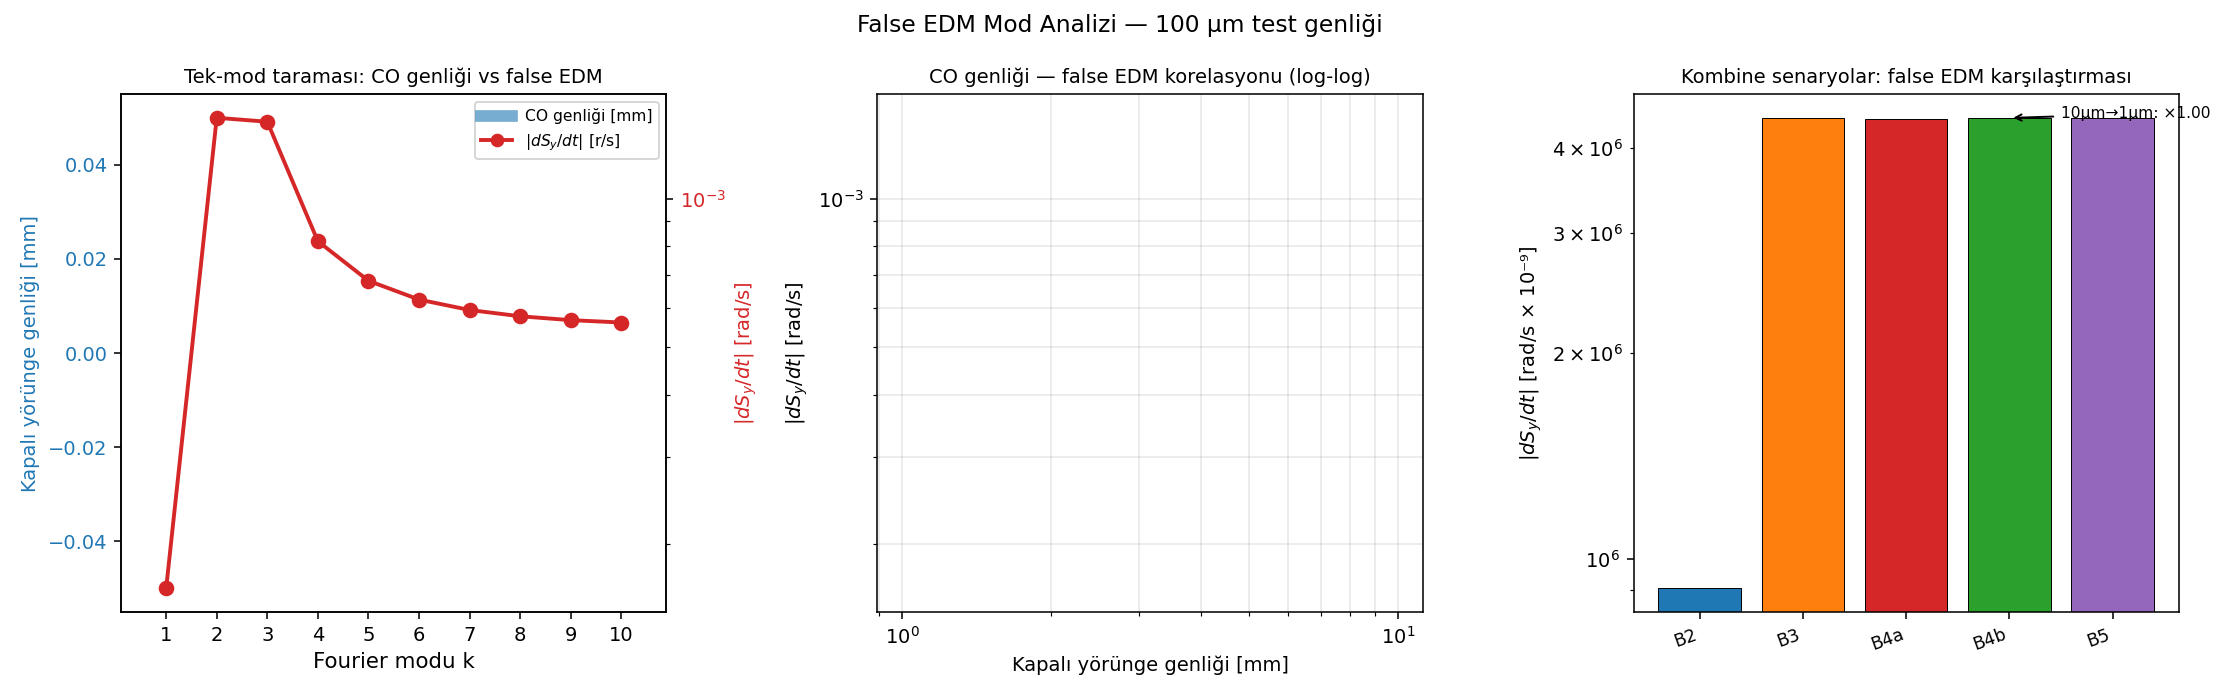

This figure's Python source:
#!/usr/bin/env python3
"""test_false_edm_modes.py — Fourier mod başına false EDM taraması ve kombine testler.

Dört bölüm:
  1. k=1..10 tek-mod taraması (her mod 100μm cos)
     → CO genliği [mm] + |dSy/dt| [rad/s], aralarındaki korelasyon
  2. k=1..10 aynı anda, 100μm rastgele fazlar → tek false EDM değeri
  3. k=1,2,3=0μm, k=4..10=100μm → false EDM (sadece yüksek-k katkısı)
  4. [Dünkü test tekrarı]
     k=1,2,3=10μm + k=4..10=100μm → k=1,2,3=1μm: neden %20-30 değişim?

Kapalı yörünge araması params.json["use_closed_orbit"] ile kontrol edilir.
"""

import json, os, sys, time
import numpy as np

sys.path.insert(0, os.path.dirname(os.path.abspath(__file__)))
os.chdir(os.path.dirname(os.path.abspath(__file__)))

from false_edm_mode_scan import (
    setup_fields, find_closed_orbit, _make_state, _run_one_k, run_scan, C
)
from fourier_reconstruct import fodo_basis

A100 = 100e-6   # 100 μm test genliği
A10  = 10e-6    # 10 μm
A1   = 1e-6     # 1 μm


# ─────────────────────────────────────────────────────────────────────────────
# Yardımcı: çoklu-mod quad_dy oluşturma
# ─────────────────────────────────────────────────────────────────────────────

def build_dy(mode_specs, n_q, antisym=True):
    """mode_specs: [(k, amp_cos, amp_sin), ...] → quad_dy [m]"""
    dy = np.zeros(n_q)
    for k, ac, asn in mode_specs:
        Fk, _ = fodo_basis(n_q, [k], antisym)
        dy += Fk[:, 0] * ac + Fk[:, 1] * asn
    return dy


# ─────────────────────────────────────────────────────────────────────────────
# Paralel worker: tam quad_dy vektörü → false EDM
# ─────────────────────────────────────────────────────────────────────────────

def _combo_worker(task):
    """Worker for multi-mode scenarios. Her alt-süreç bağımsız."""
    label, dy_list, use_co, t2, steps = task

    import os, sys, json, time
    import numpy as np
    sys.path.insert(0, os.path.dirname(os.path.abspath(__file__)))
    os.chdir(os.path.dirname(os.path.abspath(__file__)))
    from integrator import integrate_particle
    from false_edm_mode_scan import setup_fields, find_closed_orbit, _make_state, C

    with open("params.json") as fh:
        config = json.load(fh)

    dy_vec = np.asarray(dy_list)
    fields, _, beta0, R0, p_mag, direction = setup_fields(config)
    dt = float(config.get("dt", 1e-11))
    circ = (2*np.pi*R0 + 4*fields.nFODO*fields.driftLen
            + 2*fields.nFODO*fields.quadLen)
    T_rev = circ / (beta0 * C)

    t0 = time.time()
    if use_co:
        v_co, _ = find_closed_orbit(fields, p_mag, direction, dy_vec,
                                    dt, T_rev, n_turns=60)
        co_mm = float(np.hypot(v_co[0], v_co[1]) * 1e3)
        y_launch = _make_state(v_co, p_mag, direction, [0.0, 0.0, direction])
    else:
        co_mm = float("nan")
        y_launch = [0.0, 0.0, 0.0, 0.0, 0.0,
                    p_mag * direction, 0.0, 0.0, direction]

    fields.poincare_quad_index = 0.0
    _, poin, poin_t = integrate_particle(
        y_launch, 0.0, t2, dt, fields=fields,
        return_steps=steps, quad_dy=dy_vec)

    sy = np.asarray(poin[:, 7], float)
    ts = np.asarray(poin_t, float)
    slope = float(np.polyfit(ts, sy, 1)[0])
    return (label, slope, co_mm, time.time() - t0)


# ─────────────────────────────────────────────────────────────────────────────
# Bölüm 1 — Tek-mod taraması
# ─────────────────────────────────────────────────────────────────────────────

def run_single_mode_scan(config, use_co, t2, steps):
    """k=1..10, her biri 100μm cos → CO genliği ve |dSy/dt|."""
    print("\n" + "="*68)
    print("  BÖLÜM 1 — TEK-MOD TARAMASI  k=1..10,  A=100 μm cos")
    print(f"  use_closed_orbit = {use_co}")
    print("="*68)

    results, _ = run_scan(
        k_list=list(range(1, 11)),
        amp_coef=A100,
        t2=t2,
        return_steps=steps,
        do_co=use_co,
        co_turns=60,
    )
    return results


# ─────────────────────────────────────────────────────────────────────────────
# Bölüm 2-4 — Kombine senaryolar
# ─────────────────────────────────────────────────────────────────────────────

def run_combo_tests(config, n_q, antisym, use_co, t2, steps):
    """Çoklu-mod test senaryoları paralel çalışır."""
    rng = np.random.default_rng(99)
    phases = rng.uniform(0, 2 * np.pi, 10)  # rastgele faz, seed=99

    # ── Senaryo tanımları ────────────────────────────────────────────────────
    combos = {}

    # B2: tüm k=1..10, 100μm, rastgele faz (seed=99)
    combos["B2: k=1..10 rastgele faz (100μm)"] = build_dy(
        [(k, A100 * np.cos(phases[k-1]), A100 * np.sin(phases[k-1]))
         for k in range(1, 11)], n_q, antisym)

    # B3: k=1,2,3=0, k=4..10=100μm cos
    combos["B3: k=4..10=100μm (k=1,2,3=0)"] = build_dy(
        [(k, A100, 0.0) for k in range(4, 11)], n_q, antisym)

    # B4a: k=1,2,3=10μm, k=4..10=100μm  [dünkü başlangıç]
    combos["B4a: k=1..3=10μm, k=4..10=100μm"] = build_dy(
        [(k, A10, 0.0) for k in [1, 2, 3]] +
        [(k, A100, 0.0) for k in range(4, 11)], n_q, antisym)

    # B4b: k=1,2,3=1μm, k=4..10=100μm   [dünkü "azaltılmış"]
    combos["B4b: k=1..3=1μm,  k=4..10=100μm"] = build_dy(
        [(k, A1, 0.0) for k in [1, 2, 3]] +
        [(k, A100, 0.0) for k in range(4, 11)], n_q, antisym)

    # B5: k=1,2,3=0 (mükemmel düzeltme), k=4..10=100μm — üst sınır kontrolü
    combos["B5: k=1..3=0,    k=4..10=100μm"] = build_dy(
        [(k, A100, 0.0) for k in range(4, 11)], n_q, antisym)
    # (B5 == B3: aynı dy vektörü — kasıtlı olarak tutuldu, kontrol amaçlı)

    print("\n" + "="*68)
    print("  BÖLÜM 2-4 — KOMBİNE SENARYOLAR")
    print(f"  use_closed_orbit = {use_co}")
    for lbl, dy in combos.items():
        rms = np.sqrt(np.mean(dy**2)) * 1e6
        print(f"  {lbl:45s}  rms={rms:.1f}μm")
    print("="*68)

    import multiprocessing as mp
    tasks = [(lbl, dy.tolist(), use_co, t2, steps)
             for lbl, dy in combos.items()]
    nproc = min(len(tasks), max(1, mp.cpu_count()))
    print(f"\n  {nproc} paralel süreç...")
    t_wall = time.time()
    ctx = mp.get_context("spawn")
    with ctx.Pool(nproc) as pool:
        raw = pool.map(_combo_worker, tasks)
    wall = time.time() - t_wall

    results = {lbl: (slope, co, rt) for lbl, slope, co, rt in raw}
    return combos, results, wall


# ─────────────────────────────────────────────────────────────────────────────
# Çıktı ve grafik
# ─────────────────────────────────────────────────────────────────────────────

def print_single_mode_table(scan_results):
    print(f"\n  {'k':>3}  {'CO genl [mm]':>14}  {'|dSy/dt| [r/s]':>16}  {'CO∝EDM?':>10}")
    print(f"  {'-'*3}  {'-'*14}  {'-'*16}  {'-'*10}")
    for r in scan_results:
        k = r["k"]
        co = r["co_off_mm"]
        edm = abs(r["dSy_dt"])
        print(f"  {k:>3}  {co:>14.4f}  {edm:>16.3e}  {r['runtime']:.0f}s")


def print_combo_table(combos, results, ref_label=None):
    print(f"\n  {'Senaryo':46s}  {'dSy/dt [r/s]':>14}  {'CO [mm]':>8}  {'oran':>8}")
    print(f"  {'-'*46}  {'-'*14}  {'-'*8}  {'-'*8}")
    ref_edm = None
    if ref_label and ref_label in results:
        ref_edm = abs(results[ref_label][0])
    for lbl in combos:
        slope, co_mm, rt = results[lbl]
        ratio_str = ""
        if ref_edm and ref_edm > 0:
            ratio = abs(slope) / ref_edm
            ratio_str = f"{ratio:>7.3f}"
        print(f"  {lbl:46s}  {slope:>+14.3e}  {co_mm:>8.4f}  {ratio_str}")


def make_plots(scan_results, combos, combo_results):
    try:
        import matplotlib
        matplotlib.use("Agg")
        import matplotlib.pyplot as plt

        fig, axes = plt.subplots(1, 3, figsize=(16, 5))

        # ── Panel 1: k vs CO genliği ve false EDM ────────────────────────────
        ax = axes[0]
        ks  = [r["k"]          for r in scan_results]
        cos = [r["co_off_mm"]  for r in scan_results]
        edm = [abs(r["dSy_dt"]) for r in scan_results]

        color1, color2 = "tab:blue", "tab:red"
        ax.bar(ks, cos, color=color1, alpha=0.6, label="CO genliği [mm]")
        ax.set_xlabel("Fourier modu k", fontsize=11)
        ax.set_ylabel("Kapalı yörünge genliği [mm]", color=color1, fontsize=10)
        ax.tick_params(axis="y", labelcolor=color1)
        ax.set_xticks(ks)

        ax2 = ax.twinx()
        ax2.plot(ks, edm, "o-", color=color2, lw=2, ms=7, label="|dSy/dt|")
        ax2.set_ylabel(r"$|dS_y/dt|$ [rad/s]", color=color2, fontsize=10)
        ax2.tick_params(axis="y", labelcolor=color2)
        ax2.set_yscale("log")
        ax.set_title("Tek-mod taraması: CO genliği vs false EDM", fontsize=10)

        lines1 = [plt.Line2D([0], [0], color=color1, lw=6, alpha=0.6)]
        lines2 = [plt.Line2D([0], [0], color=color2, marker="o", lw=2)]
        ax.legend(lines1 + lines2,
                  ["CO genliği [mm]", r"$|dS_y/dt|$ [r/s]"],
                  fontsize=8, loc="upper right")

        # ── Panel 2: CO genliği vs |dSy/dt| korelasyon scatter ──────────────
        ax = axes[1]
        ax.scatter(cos, edm, c=ks, cmap="tab10", s=80, zorder=3)
        for k, c, e in zip(ks, cos, edm):
            ax.annotate(f"k={k}", (c, e), textcoords="offset points",
                        xytext=(4, 4), fontsize=8)
        # log-log korelasyon
        cos_arr, edm_arr = np.array(cos), np.array(edm)
        mask = (cos_arr > 0) & (edm_arr > 0)
        if mask.sum() > 2:
            p = np.polyfit(np.log10(cos_arr[mask]), np.log10(edm_arr[mask]), 1)
            x_line = np.linspace(min(cos_arr[mask]), max(cos_arr[mask]), 50)
            y_line = 10 ** np.polyval(p, np.log10(x_line))
            ax.plot(x_line, y_line, "k--", lw=1.2,
                    label=f"log-log eğim = {p[0]:.2f}")
            ax.legend(fontsize=9)
        ax.set_xscale("log"); ax.set_yscale("log")
        ax.set_xlabel("Kapalı yörünge genliği [mm]", fontsize=10)
        ax.set_ylabel(r"$|dS_y/dt|$ [rad/s]", fontsize=10)
        ax.set_title("CO genliği — false EDM korelasyonu (log-log)", fontsize=10)
        ax.grid(True, which="both", alpha=0.3)

        # ── Panel 3: Kombine senaryo karşılaştırması ─────────────────────────
        ax = axes[2]
        labels = list(combos.keys())
        edm_c  = [abs(combo_results[lbl][0]) for lbl in labels]
        short  = [lbl.split(":")[0] for lbl in labels]
        colors_c = ["tab:blue", "tab:orange", "tab:red",
                    "tab:green", "tab:purple"][:len(labels)]
        bars = ax.bar(range(len(labels)), np.array(edm_c) * 1e9,
                      color=colors_c, edgecolor="black", linewidth=0.5)
        ax.set_xticks(range(len(labels)))
        ax.set_xticklabels(short, rotation=20, ha="right", fontsize=9)
        ax.set_ylabel(r"$|dS_y/dt|$ [rad/s × 10⁻⁹]", fontsize=10)
        ax.set_yscale("log")
        ax.set_title("Kombine senaryolar: false EDM karşılaştırması", fontsize=10)
        # B4a → B4b ok çiz (dünkü test)
        lbl_a = "B4a: k=1..3=10μm, k=4..10=100μm"
        lbl_b = "B4b: k=1..3=1μm,  k=4..10=100μm"
        if lbl_a in labels and lbl_b in labels:
            ia, ib = labels.index(lbl_a), labels.index(lbl_b)
            ea = abs(combo_results[lbl_a][0]) * 1e9
            eb = abs(combo_results[lbl_b][0]) * 1e9
            ax.annotate(
                f"10μm→1μm: ×{ea/eb:.2f}",
                xy=(ib, eb), xytext=(ib + 0.5, (ea + eb) / 2),
                arrowprops=dict(arrowstyle="->", color="black"),
                fontsize=8, color="black")

        fig.suptitle("False EDM Mod Analizi — 100 μm test genliği", fontsize=12)
        fig.tight_layout()
        out = "test_false_edm_modes.png"
        fig.savefig(out, dpi=140)
        print(f"\n  → {out} kaydedildi")
    except Exception as e:
        print(f"  [grafik hatası: {e}]")


# ─────────────────────────────────────────────────────────────────────────────
# Ana program
# ─────────────────────────────────────────────────────────────────────────────

def main():
    import argparse
    par = argparse.ArgumentParser()
    par.add_argument("--t2",    type=float, default=5e-4)
    par.add_argument("--steps", type=int,   default=5000)
    args = par.parse_args()

    with open("params.json") as fh:
        config = json.load(fh)

    n_q     = 2 * int(config.get("nFODO", 24))
    antisym = bool(config.get("smooth_antisym_fodo", True))
    use_co  = bool(config.get("use_closed_orbit", True))

    print(f"\nFalse EDM mod analizi")
    print(f"  use_closed_orbit = {use_co}  (params.json)")
    print(f"  t2 = {args.t2*1e3:.1f} ms,  steps = {args.steps}")

    t_total = time.time()

    # ── Bölüm 1: Tek-mod taraması ─────────────────────────────────────────
    scan_results = run_single_mode_scan(config, use_co, args.t2, args.steps)
    print_single_mode_table(scan_results)

    # Hızlı korelasyon özeti
    cos = np.array([r["co_off_mm"]   for r in scan_results])
    edm = np.array([abs(r["dSy_dt"]) for r in scan_results])
    mask = (cos > 0) & (edm > 0)
    if mask.sum() > 2:
        corr = np.corrcoef(np.log10(cos[mask]), np.log10(edm[mask]))[0, 1]
        print(f"\n  log-log Pearson korelasyonu (CO ↔ |dSy/dt|): r = {corr:.3f}")

    # ── Bölüm 2-4: Kombine senaryolar ─────────────────────────────────────
    combos, combo_results, wall2 = run_combo_tests(
        config, n_q, antisym, use_co, args.t2, args.steps)

    print(f"\n  Kombine test sonuçları (B4a referans alınarak):")
    print_combo_table(combos, combo_results,
                      ref_label="B4a: k=1..3=10μm, k=4..10=100μm")
    print(f"  Duvar-saati (kombin): {wall2:.0f}s")

    # ── Dünkü test özeti ──────────────────────────────────────────────────
    lbl_a = "B4a: k=1..3=10μm, k=4..10=100μm"
    lbl_b = "B4b: k=1..3=1μm,  k=4..10=100μm"
    if lbl_a in combo_results and lbl_b in combo_results:
        ea = abs(combo_results[lbl_a][0])
        eb = abs(combo_results[lbl_b][0])
        pct = (ea - eb) / ea * 100
        print(f"\n  ── DÜNKÜ TEST TEKRARI ──────────────────────────────────────")
        print(f"  k=1,2,3: 10μm → 1μm  (k=4..10 = 100μm sabit)")
        print(f"  |dSy/dt| önce: {ea:.3e}  sonra: {eb:.3e}")
        print(f"  Düşüş: %{pct:.1f}   (beklenen: %90,  gözlemlenen: %{pct:.0f})")
        b3_lbl = "B3: k=4..10=100μm (k=1,2,3=0)"
        if b3_lbl in combo_results:
            e3 = abs(combo_results[b3_lbl][0])
            frac_highk = e3 / ea * 100
            print(f"  k=4..10 katkısı (B3/B4a): %{frac_highk:.1f} — ")
            if frac_highk > 70:
                print(f"  → Yüksek-k modlar toplam false EDM'in %{frac_highk:.0f}'ini oluşturuyor.")
                print(f"     k=1,2,3'ü düzeltsek bile %{frac_highk:.0f} hala mevcut.")

    make_plots(scan_results, combos, combo_results)
    print(f"\n  Toplam süre: {time.time()-t_total:.0f}s")


if __name__ == "__main__":
    main()
